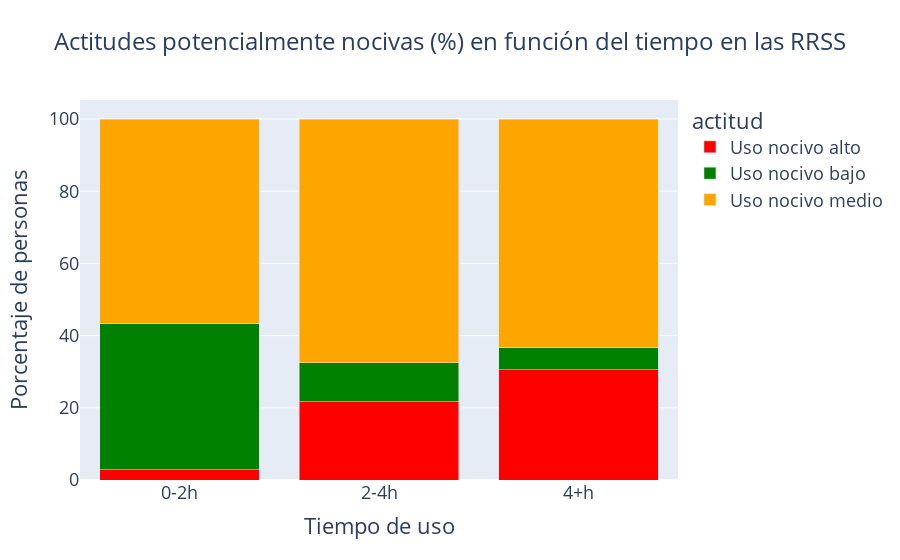

Notebook source saved alongside this figure:
### Code cell
df = pd.concat([mascara_actitud_ansiosa_baja_1.assign(actitud='Uso nocivo bajo'),
                mascara_actitud_ansiosa_media_1.assign(actitud='Uso nocivo medio'),
                mascara_actitud_ansiosa_alta_1.assign(actitud='Uso nocivo alto')])

df_count = df.groupby(['Tiempo_uso_num', 'actitud']).size().reset_index(name='Número de personas')

df_count['Porcentaje'] = df_count.groupby('Tiempo_uso_num')['Número de personas'].transform(lambda x: x / x.sum() * 100)

colores = {'Uso nocivo bajo': 'green', 'Uso nocivo medio': 'orange', 'Uso nocivo alto': 'red'}

fig = px.bar(df_count, 
             x='Tiempo_uso_num', 
             y='Porcentaje', 
             color='actitud', 
             color_discrete_map=colores,
             barmode='stack',  
             title = 'Actitudes potencialmente nocivas (%) en función del tiempo en las RRSS',
             labels = {"Tiempo_uso_num": "Tiempo de uso (horas)", "Porcentaje": "Porcentaje de personas"})

fig.update_layout(
    title_x=0.5, 
    title_font=dict(size=24),
    xaxis_title="Tiempo de uso",
    yaxis_title="Porcentaje de personas",
    font=dict(size=18))
fig.show()

### Figure 1 — Plotly figure (JSON) as saved in the notebook; plotly's stock layout.template omitted (floating-point values rounded to 4 significant figures)
{"data": [{"alignmentgroup": "True", "hovertemplate": "actitud=Uso nocivo alto<br>Tiempo de uso (horas)=%{x}<br>Porcentaje de personas=%{y}<extra></extra>", "legendgroup": "Uso nocivo alto", "marker": {"color": "red", "pattern": {"shape": ""}}, "name": "Uso nocivo alto", "offsetgroup": "Uso nocivo alto", "orientation": "v", "showlegend": true, "textposition": "auto", "type": "bar", "x": ["0-2h", "2-4h", "4+h"], "xaxis": "x", "y": [2.885, 21.65, 30.6], "yaxis": "y"}, {"alignmentgroup": "True", "hovertemplate": "actitud=Uso nocivo bajo<br>Tiempo de uso (horas)=%{x}<br>Porcentaje de personas=%{y}<extra></extra>", "legendgroup": "Uso nocivo bajo", "marker": {"color": "green", "pattern": {"shape": ""}}, "name": "Uso nocivo bajo", "offsetgroup": "Uso nocivo bajo", "orientation": "v", "showlegend": true, "textposition": "auto", "type": "bar", "x": ["0-2h", "2-4h", "4+h"], "xaxis": "x", "y": [40.38, 10.82, 6.011], "yaxis": "y"}, {"alignmentgroup": "True", "hovertemplate": "actitud=Uso nocivo medio<br>Tiempo de uso (horas)=%{x}<br>Porcentaje de personas=%{y}<extra></extra>", "legendgroup": "Uso nocivo medio", "marker": {"color": "orange", "pattern": {"shape": ""}}, "name": "Uso nocivo medio", "offsetgroup": "Uso nocivo medio", "orientation": "v", "showlegend": true, "textposition": "auto", "type": "bar", "x": ["0-2h", "2-4h", "4+h"], "xaxis": "x", "y": [56.73, 67.53, 63.39], "yaxis": "y"}], "layout": {"barmode": "stack", "font": {"size": 18}, "legend": {"title": {"text": "actitud"}, "tracegroupgap": 0}, "title": {"font": {"size": 24}, "text": "Actitudes potencialmente nocivas (%) en función del tiempo en las RRSS", "x": 0.5}, "xaxis": {"anchor": "y", "domain": [0, 1], "title": {"text": "Tiempo de uso"}}, "yaxis": {"anchor": "x", "domain": [0, 1], "title": {"text": "Porcentaje de personas"}}}}
